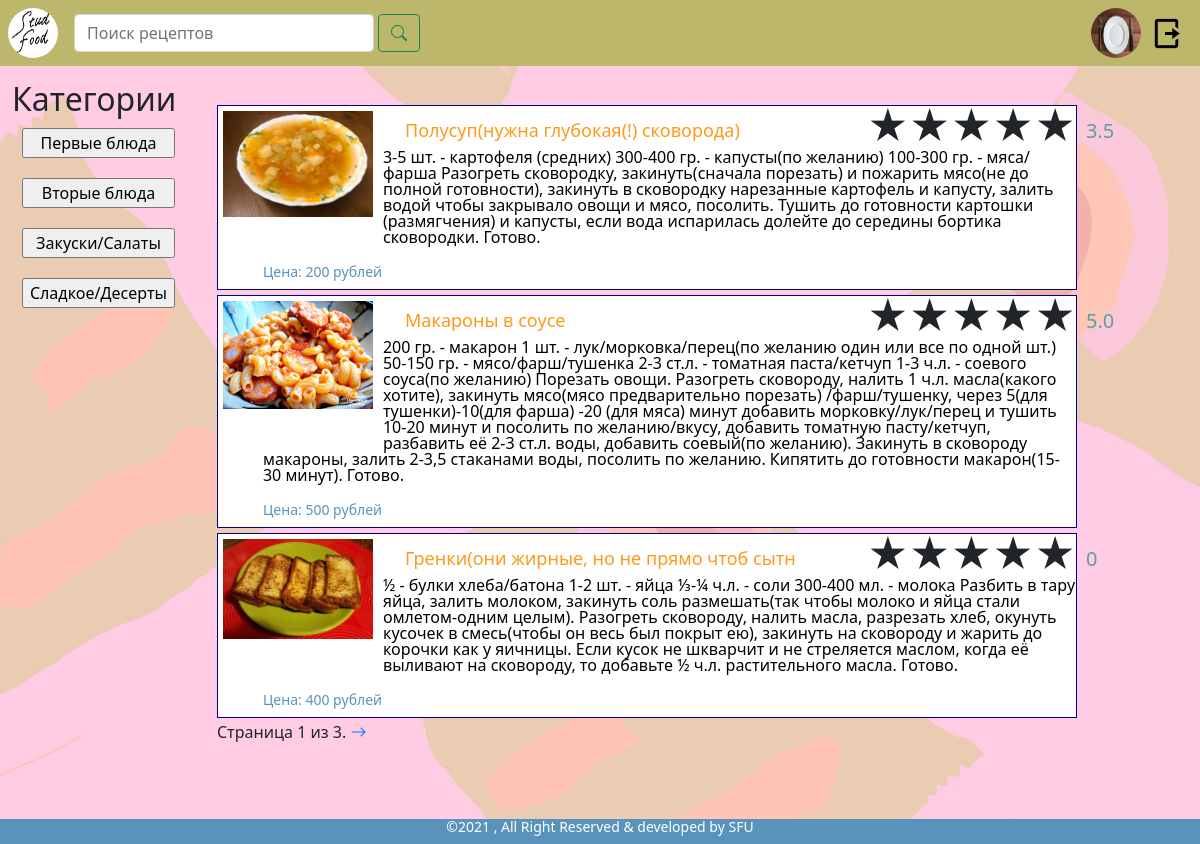
The page / (signed in) on the database its author committed.
### studentfood/models.py (models this page shows, shortened)
class User(AbstractUser):
    photo = models.ImageField('Фото', default='user_img/no_photo.jpg', upload_to='user_img')  # установлена стандартная фотография. пользовательские фото будут загружены в media/user_img
    @property
    def photo_url(self):
        if self.photo and hasattr(self.photo, 'url'):
            return self.photo.url

class Recipe(models.Model):  # рецепт
    recipe_name = models.CharField('Название', max_length=40)  # название рецепта
    pub_date = models.DateTimeField('Дата публикации', auto_now_add=True)  # дата публикация
    description = models.TextField('Описание')  # описание рецепта
    price = models.IntegerField('Примерная стоимость', null=True)
    user = models.ForeignKey(User, on_delete=models.CASCADE)
    GLOBAL_CATEGORY = [
        ('first', 'Первые блюда'),
        ('second', 'Вторые блюда'),
        ('snack', 'Закуски/Салаты'),
        ('sweet', 'Сладкое/Десерты'),
    ]
    category = models.CharField('Категория', choices=GLOBAL_CATEGORY, max_length=16, blank=True)
    photo = models.ImageField('Фото рецепта', default='recipe_img/no_photo.jpg', null=True, blank=True, upload_to='recipe_img')  # фото будут храниться по пути /media/recipe_img (не забудь создать эти папки перед тестом)
    @property
    def photo_url(self):
        if self.photo and hasattr(self.photo, 'url'):
            return self.photo.url
    def calculate_mark(self):  # реализовать оценку
        max_marks = self.mark_set.all()
        sum_marks = 0
        for get_mark in max_marks:
            sum_marks += get_mark.mark_value
        if len(max_marks) == 0:
            avg_mark = 0
        else:
            avg_mark = sum_marks/len(max_marks)
        return avg_mark

class Mark(models.Model):
    USER_MARK_SET = [
        (1, 1),
        (2, 2),
        (3, 3),
        (4, 4),
        (5, 5),
    ]
    mark_value = models.FloatField(choices=USER_MARK_SET, validators=[MinValueValidator(0.0), MaxValueValidator(5.0)])
    recipe = models.ForeignKey(Recipe, on_delete=models.CASCADE)
    user = models.ForeignKey(User, on_delete=models.CASCADE)
    class Meta:
        unique_together = ('recipe', 'user')

### studentfood/views.py (the view)
# urls.py: path('', views.main, name='main'),
def main(request):  # лист рецептов
    search_query = request.GET.get('search', '')
    category_query = request.GET.get('category_button', '')
    null_recipe = Recipe()
    raw_category = null_recipe.GLOBAL_CATEGORY
    site_category = []
    for elem in raw_category:
        site_category.append(elem[1])
    if search_query:
        recipes_list = Recipe.objects.filter(
            Q(recipe_name__icontains=search_query) | Q(description__icontains=search_query))
    elif category_query:
        for raw in raw_category:
            if category_query == raw[1]:
                recipes_list = Recipe.objects.filter(Q(category__exact=raw[0]))
    else:
        recipes_list = Recipe.objects.order_by('-pub_date')
    paginator = Paginator(recipes_list, 3)
    page_number = request.GET.get('page')
    page_obj = paginator.get_page(page_number)
    try:
        page_obj = paginator.get_page(page_number)
    except PageNotAnInteger:
        page_obj = paginator.get_page(1)
    except EmptyPage:
        page_obj = paginator.get_page(paginator.num_pages)
    context = {'recipes_list': recipes_list,
               'page_obj': page_obj,
               'site_category': site_category
              }
    return render(request, 'studentfood/html/main_page/main.html', context)

### studentfood/templates/studentfood/html/main_page/main.html (shortened to what this page needs)
{% extends 'studentfood/html/base.html' %}{% load static%}
{% block stat%}
    <link href="{% static "css/list_recipes.css" %}" rel="stylesheet" type="text/css">
    <link href="{% static "css/star_rating.css" %}" rel="stylesheet" type="text/css">
{% endblock %}
{% block main %}
    <div class="container-fluid">
        <div class="row">
            <form action="{% url 'studentfood:main' %}" class="col" id="category-list">
                <p><h2>Категории</h2></p>
                <div class="list-group">
                    {% for cat in site_category %}
                        <input type="submit" value="{{ cat }}" name="category_button" id="category-obj">
                    {% endfor %}
                </div>
            </form>
            <div class="col-9" id="list-recipes">
                {% if recipes_list.count > 0 %}
                    {% include "studentfood/html/main_page/list_recipes.html"%}
                {% endif %}
                {% include "studentfood/html/main_page/pagination.html" with page=page_obj %}
            </div>
            <div class="col">
            </div>
        </div>
    </div>
{% endblock %}

### studentfood/templates/studentfood/html/base.html (shortened to what this page needs)
{% load crispy_forms_tags %}
<!DOCTYPE html>
<html>
<head>
    {% load static%}
    <link href="https://cdn.jsdelivr.net/npm/bootstrap@5.0.0-beta2/dist/css/bootstrap.min.css" rel="stylesheet">
    <link rel="stylesheet" href="https://cdn.jsdelivr.net/npm/bootstrap-icons@1.4.1/font/bootstrap-icons.css">
    <link href="{% static "css/base.css" %}" rel="stylesheet" type="text/css">
    {% block stat %}
    {% endblock %}
</head>
<body>
    <nav class="navbar navbar-expand-md navbar-dark fixed-top">
        <a class="navbar-brand" href="{% url 'studentfood:main' %}">
            <img src='../../static/images/logo.jpg' width="50"
                 height="50"
                 alt="Рецепты"
                 class="rounded-circle">
        </a>
        <div id="search">
            <form class="d-flex">
                <input class="form-control me-1" type="search" placeholder="Поиск рецептов" aria-label="Search" id="search-input" name="search">
                <button class="btn btn-outline-success" type="submit"><i class="bi bi-search"></i></button>
            </form>
        </div>
        <div class="collapse navbar-collapse" id="navbarNavAltMarkup">
            <div class="navbar-nav">
                {% if request.user.is_authenticated %}
                      <a href="{% url 'studentfood:profile' %}" class="image-profile">
                          <img src='{{ user.photo_url }}' width="50" height="50" class="rounded-circle" alt="{{ user.username }}">
                      </a>
                      <a class="nav-item nav-link" href="/logout" id="a-button"><img src='../../static/images/exit.png' width="35" height="35" alt="Выход"></a>
                {% else %}
                    <a class="nav-item nav-link active" href="/login">Вход</a>
                    <a class="nav-item nav-link active" href="/reg">Регистрация</a>
                {% endif %}
            </div>
        </div>
    </nav>
    <div  class="container-fluid jumbotron" id="content">
        {% block main %}
        {% endblock %}
    </div>
    <div class="copyright-main">
        <div class="container">
            <div class="row">
                <div class="col-lg-12 col-md-12 col-sm-12 col-xs-12">
                    <h6 class="copy-title">©2021 , All Right Reserved & developed by SFU</h6>
                </div>
            </div>
        </div>
    </div>
</body>
</html>

### studentfood/templates/studentfood/html/main_page/list_recipes.html (shortened to what this page needs)
{% for recipe in page_obj%}
    <div class="price-line">
    <div class="product-image">
      <a href="{% url 'studentfood:detail' recipe.id%}"><img src="{{ recipe.photo_url }}" alt="{{ recipe.recipe_name }}"></a>
    </div>
    <div class="product-content">
      <div class="row">
          <div class="col-8 product-title"><a href="{% url 'studentfood:detail' recipe.id%}">{{ recipe.recipe_name }}</a></div>
          <div class="col-2">
              <div class="rating">
                  <div class="rating_body">
                      <div class="rating_items">
                      </div>
                  </div>
                  <div class="rating_value">{{ recipe.calculate_mark }}</div>
              </div>
          </div>
      </div>
      <div class="product-description"><a href="{% url 'studentfood:detail' recipe.id%}">{{ recipe.description }}</a></div>
      <div class="price-box"><span>Цена: {{ recipe.price }} рублей</span></div>
    </div>
    </div>
{% endfor %}

### studentfood/static/css/base.css (style rules this page uses)
body { margin:0px; padding:0px; background-size: auto; background: url("../images/background.jpg") no-repeat center; }
.navbar { background: darkkhaki; padding:3px 8px; overflow:auto; }
.navbar-collapse { justify-content: flex-end; }
#search { overflow:auto; }
#search-input { width: 300px; }
.copyright-main { position: fixed; left: 0; bottom: 0; width: 100%; background-color:#5993bb; color: white; text-align: center; }
.copy-title { font-size: 14px; }
#content { padding: 80px 0px; overflow: hidden; }
#category-obj { margin: 10px; }

### studentfood/static/css/list_recipes.css (style rules this page uses)
#list-recipes { padding: 20px; }
.col * { margin: 0; }
.price-line { margin-top: 5px; margin-bottom: 2px; border: 1px solid darkblue; background: white; }
.price-line:after { content: ""; display: table; clear: both; }
.product-image { width: 150px; height: 150px; float: left; margin: 5px 10px 0px 5px; }
.product-image a { display: block; outline: none; }
.product-image img { display: block; width: 100%; height: 100%; }
.product-content { margin-left: 30px; padding: 5px 0px 0px 5px; }
.product-title { font-size: 18px; margin-top: 10px; margin-bottom: 10px; margin-left: 10px; line-height: 1; }
.product-title a { text-decoration: none; color: #FF9919; }
.product-description { font-size: 16px; margin-bottom: 20px; line-height: 1; margin-left: 10px; }
.product-description a { text-decoration: none; color: black; overflow: hidden; }
.price-box { color: #5993bb; font-size: 14px; margin-bottom: 10px; line-height: 1; margin-left: 10px; }

### studentfood/static/css/star_rating.css (style rules this page uses)
.rating { display: flex; align-items: flex-end; font-size: 40px; line-height: 0.75; }
.rating_body { position: relative; }
.rating_body::before { content:"★★★★★"; display: block; }
.rating_items { display: flex; position: absolute; width: 100%; height: 100%; top: 0; left: 0; }
.rating_value { font-size: 50%; line-height: 1; padding: 0px 0px 0px 10px; color: cadetblue; }

### rows shown on the page
User: photo_url (placeholder picture)
Recipe: photo_url (picture), recipe_name "Полусуп(нужна глубокая(!) сковорода)", calculate_mark "3.5", description "3-5 шт. - картофеля (средних) 300-400 гр. - капусты(по желанию) 100-300 гр. - мяса/фарша Разогреть сковородку, закинуть(сначала порезать) и пожарить мясо(не до полной готовности), закинуть в сковородку нарезанные картофель и капусту, залить водой чтобы закрывало овощи и мясо, посолить. Тушить до готовности картошки (размягчения) и капусты, если вода испарилась долейте до середины бортика сковородки. Готово.", price "200"
Recipe: photo_url (picture), recipe_name "Макароны в соусе", calculate_mark "5.0", description "200 гр. - макарон 1 шт. - лук/морковка/перец(по желанию один или все по одной шт.) 50-150 гр. - мясо/фарш/тушенка 2-3 ст.л. - томатная паста/кетчуп 1-3 ч.л. - соевого соуса(по желанию) Порезать овощи. Разогреть сковороду, налить 1 ч.л. масла(какого хотите), закинуть мясо(мясо предварительно порезать) /фарш/тушенку, через 5(для тушенки)-10(для фарша) -20 (для мяса) минут добавить морковку/лук/перец и тушить 10-20 минут и посолить по желанию/вкусу, добавить томатную пасту/кетчуп, разбавить её 2-3 ст.л. воды, добавить соевый(по желанию). Закинуть в сковороду макароны, залить 2-3,5 стаканами воды, посолить по желанию. Кипятить до готовности макарон(15-30 минут). Готово.", price "500"
Recipe: photo_url (picture), recipe_name "Гренки(они жирные, но не прямо чтоб сытн", calculate_mark "0", description "½ - булки хлеба/батона 1-2 шт. - яйца ⅓-¼ ч.л. - соли 300-400 мл. - молока Разбить в тару яйца, залить молоком, закинуть соль размешать(так чтобы молоко и яйца стали омлетом-одним целым). Разогреть сковороду, налить масла, разрезать хлеб, окунуть кусочек в смесь(чтобы он весь был покрыт ею), закинуть на сковороду и жарить до корочки как у яичницы. Если кусок не шкварчит и не стреляется маслом, когда её выливают на сковороду, то добавьте ½ ч.л. растительного масла. Готово.", price "400"

### other values the page prints
{{ page.number }} "1"
{{ page.paginator.num_pages }} "3"
